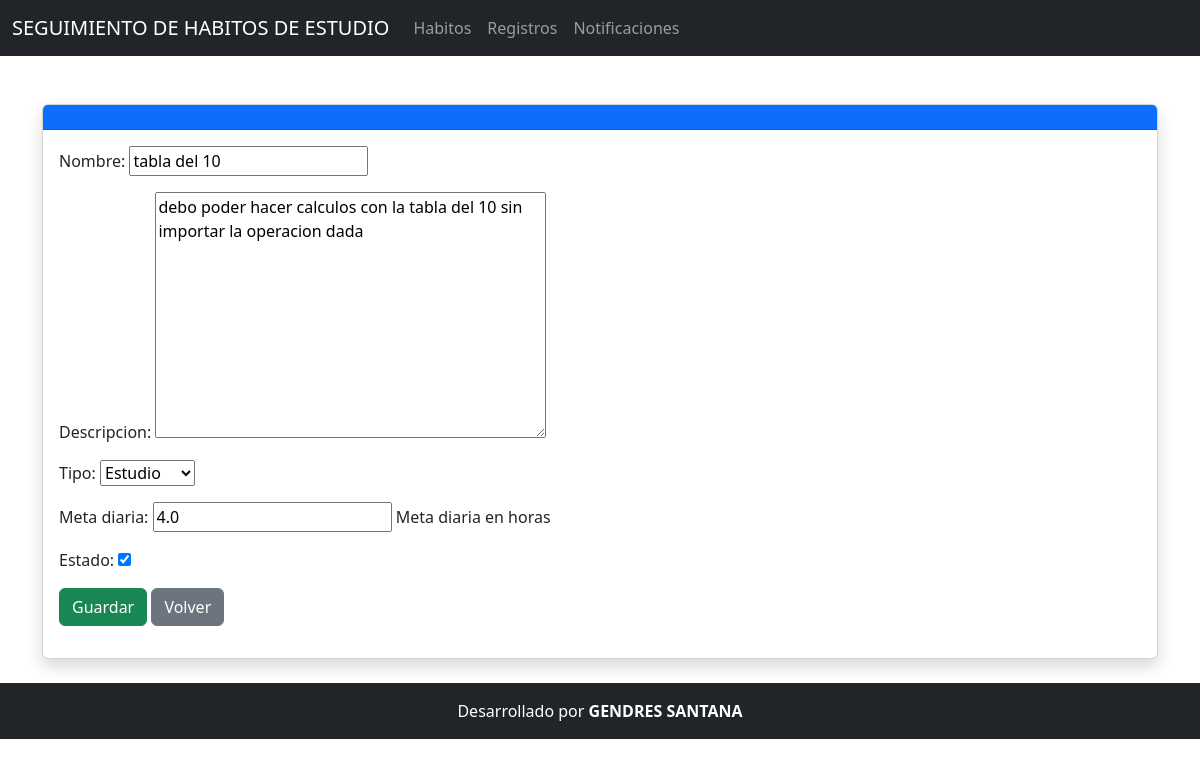
The page /habitos/editar/1/ on the database its author committed.
### Aplicaciones/Seguimiento/models.py (models this page shows, shortened)
class Habito(models.Model):
    TIPOS_HABITO = [
        ('Estudio', 'Estudio'),
        ('Lectura', 'Lectura'),
        ('Descanso', 'Descanso'),
    ]
    nombre = models.CharField(max_length=100)
    descripcion = models.TextField(blank=True, null=True)
    tipo = models.CharField(max_length=20, choices=TIPOS_HABITO)
    meta_diaria = models.FloatField(help_text="Meta diaria en horas")
    estado = models.BooleanField(default=True)  # Activo o Inactivo

### Aplicaciones/Seguimiento/views.py (the view)
# urls.py: path('habitos/editar/<int:id>/', views.editar_habito, name='editar_habito'),
def editar_habito(request, id):
    habito = get_object_or_404(Habito, pk=id)
    if request.method == 'POST':
        form = HabitoForm(request.POST, instance=habito)
        if form.is_valid():
            form.save()
            return redirect('listar_habitos')
    else:
        form = HabitoForm(instance=habito)
    return render(request, 'habitos/editar_habito.html', {'form': form})

### Aplicaciones/Seguimiento/forms.py
class HabitoForm(forms.ModelForm):
    class Meta:
        model = Habito
        fields = '__all__'

### Aplicaciones/Seguimiento/templates/habitos/editar_habito.html (shortened to what this page needs)
{% extends "plantilla.html" %}
{% block contenido %}
<div class="container mt-5">
    <div class="card shadow">
        <div class="card-header bg-primary text-white">
        </div>
        <div class="card-body">
            <form method="post" class="needs-validation" novalidate>
                {{ form.as_p }}
                <button type="submit" class="btn btn-success">
                     Guardar
                </button>
                <a href="{% url 'listar_habitos' %}" class="btn btn-secondary">
                     Volver
                </a>
            </form>
        </div>
    </div>
</div>
{% endblock %}

### rows shown on the page
Habito: nombre "tabla del 10", descripcion "debo poder hacer calculos con la tabla del 10 sin importar la operacion dada", tipo "Estudio", meta_diaria "4.0", estado "☑"
